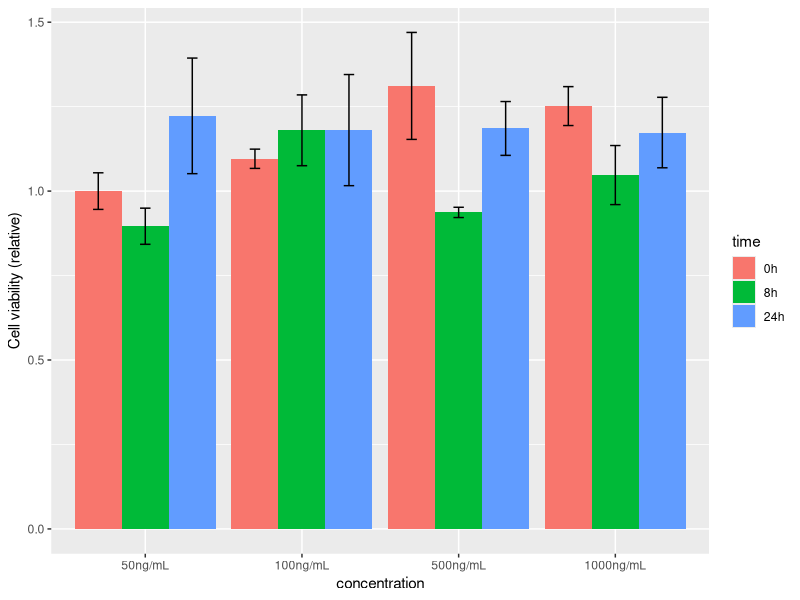

This chart was generated by the following R code:
# Cell viability assay (cck-8)
# LPS treatment 
# BV2 cell line 

# two-way ANOVA
# dependent variables: concentration, time 
# independent variable: value (absorbance?), relative to the value at 50ng/mL for 0 hour.

lps = read.csv("lps_bv2.csv")
head(lps)

lps$concentration = factor(lps$concentration, 
                           levels = c("50ng/mL", 
                                      "100ng/mL",
                                      "500ng/mL",
                                      "1000ng/mL"))
lps$time = factor(lps$time, 
                  levels = c("0h", "8h", "24h"))

res = aov(value ~ concentration*time, data = lps)
summary(res)
# no significant effects of concentration, time and 
# time:concentration interaction 


# bar plot with error bar 
# error bar; standard error of mean 

library(dplyr)

temp = lps %>%
  filter(time == "0h" & concentration == "50ng/mL") %>%
  select(value)
base = mean(temp$value) # base = mean value at LPS 50ng/mL for 0h 

lps$rel_value = lps$value/base # relative value 
  
df = lps %>%
  group_by(concentration, time) %>%
  summarise(mean = mean(rel_value), 
            sd = sd(rel_value),
            n = n()) %>%
  mutate(se = sd/n)

library(ggplot2)

ggplot(df, aes(concentration, mean, fill = time)) + 
  geom_bar(stat = 'identity', position = position_dodge()) + 
  geom_errorbar(aes(ymin = mean - se, ymax = mean + se), 
                width = 0.2, 
                position = position_dodge(0.9)) + 
  labs(y = "Cell viability (relative)")




